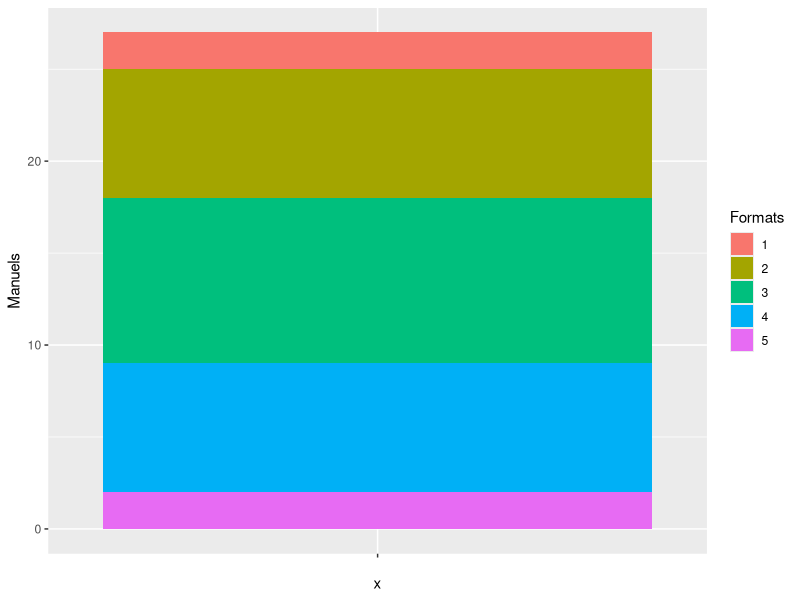
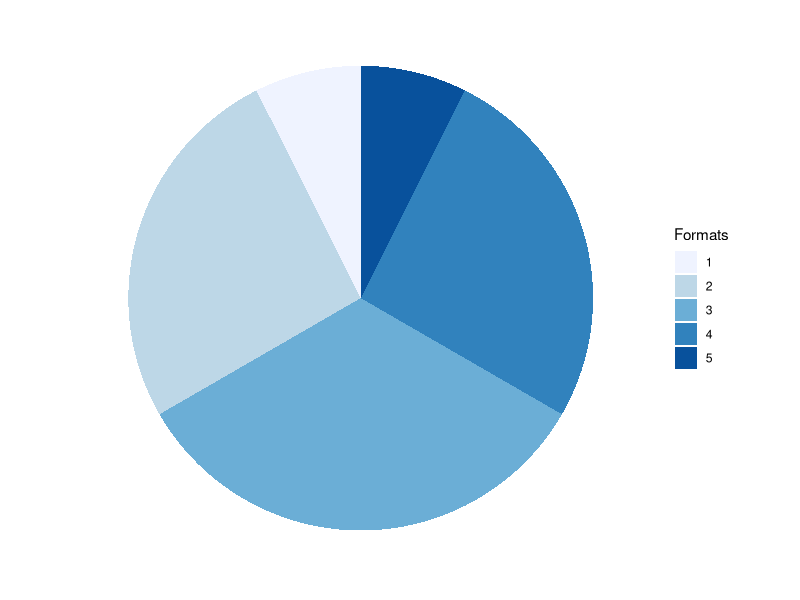
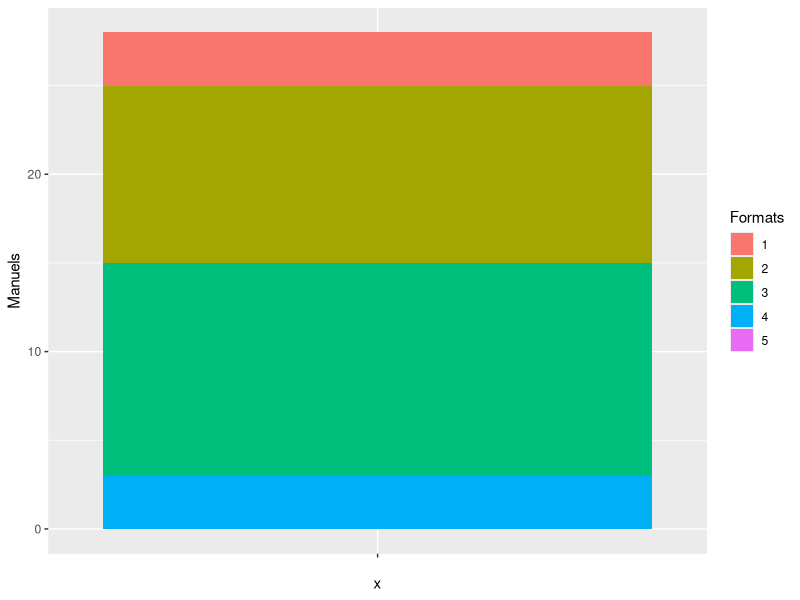
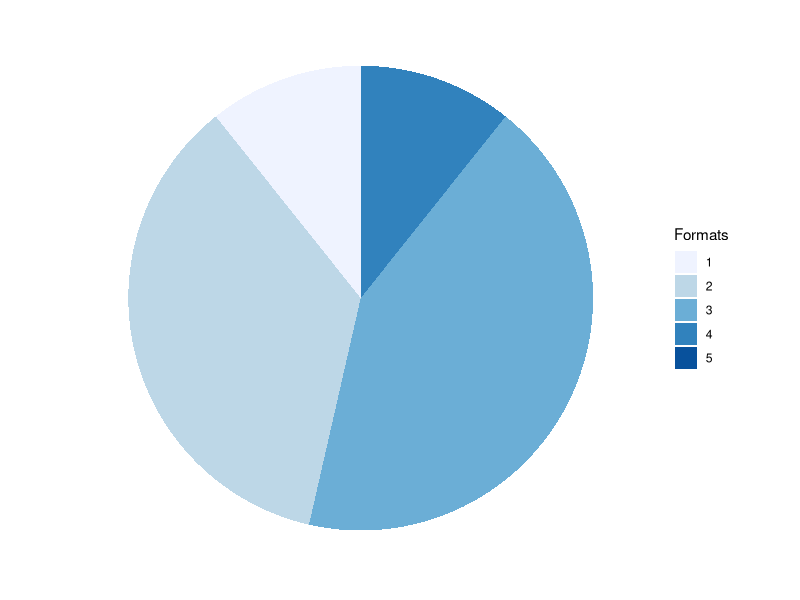

The R script that drew these images, in order:
# Script de création de deux graphiques en diagramme circulaires
# pour la visualisation des différents formats au début et à la fin
# de la période: 1735-1774 et 1775-1805

# Marina Giardinetti
# École nationale des Chartes
# 2020



# Déclarer la librairie
library(ggplot2)

# In-fol = 1 / In-4 = 2 / In-8 = 3 / In-12 = 4 / In-16 = 5
# Création du tableau de données (1735-1774)
df <- data.frame(
  Formats = c("1", "2", "3", "4", "5"),
  Manuels = c(2, 7, 9, 7, 2)
)
head(df)

# Création d'un premier graphique
graph <- ggplot(df, aes(x="", y=Manuels, fill=Formats)) +
  geom_bar(width = 1, stat = "identity")
graph

# Définition d'un thème pour les diagrammes circulaires
blank_theme <- theme_minimal()+
  theme(
    axis.title.x = element_blank(),
    axis.title.y = element_blank(),
    panel.border = element_blank(),
    panel.grid=element_blank(),
    axis.ticks = element_blank(),
    plot.title=element_text(size=14, face="bold")
  )

# Création du preier diagramme circulaire
cam <- graph + coord_polar("y", start=0)
cam + scale_fill_brewer(palette="Blues") + blank_theme + theme(axis.text.x=element_blank())



# Création du tableau de données (1775-1805)
df2 <- data.frame(
  Formats = c("1", "2", "3", "4", "5"),
  Manuels = c(3, 10, 12, 3, 0)
)
head(df)

# Création du deuxième graphique
graph2 <- ggplot(df2, aes(x="", y=Manuels, fill=Formats)) +
  geom_bar(width = 1, stat = "identity")
graph2

# Création du deuxième diagramme circulaire
cam2 <- graph2 + coord_polar("y", start=0)
cam2 + scale_fill_brewer(palette="Blues") + blank_theme + theme(axis.text.x=element_blank())
